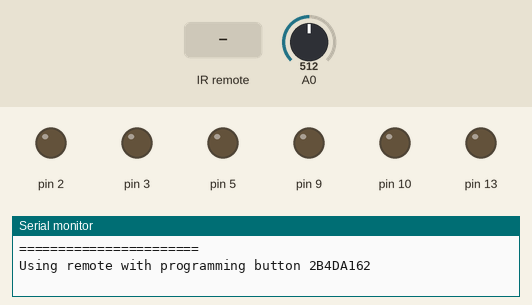
Recording of a sketch running on a simulated Arduino Uno, built with avr-gcc and run on an emulated ATmega328P. On the bench: output pins drawn as LEDs (lit = HIGH), the last lines printed to the serial monitor. The test bench sets the inputs (shaded band); at power-on: A0 = 512.

Above: at 1.8 s.
1.9 s: infrared code 0x207BEF0F received
At 2.1 s:
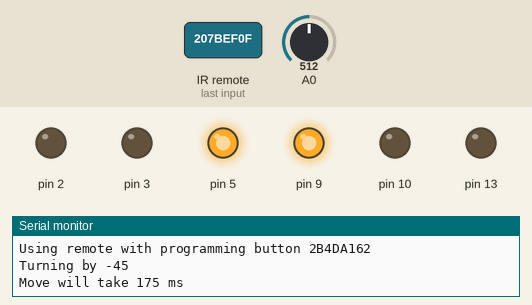
3.7 s: A0 set to 802
5.4 s: A0 set to 834
At 6.6 s:
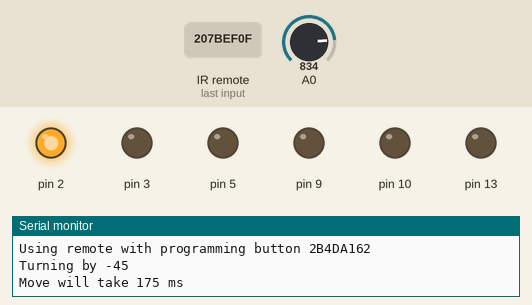
7.7 s: infrared code 0xE8455D8E received
At 9.4 s:
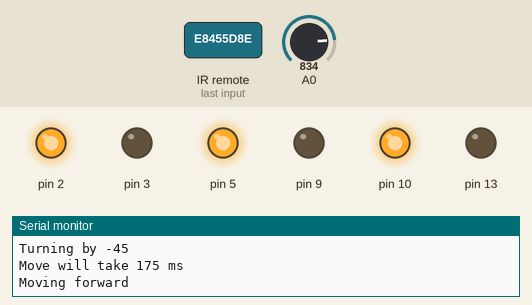
11.7 s: infrared code 0xC67C01B6 received
At 13.3 s:
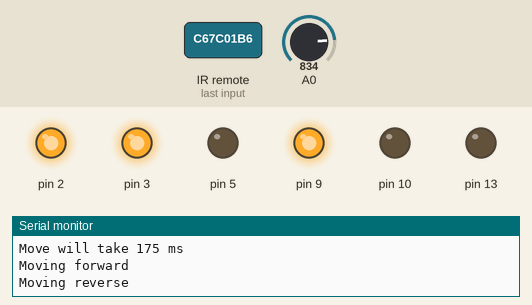
15.7 s: infrared code 0xCBB7E949 received
At 16.34 s:
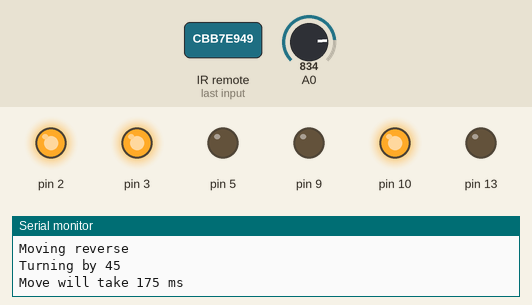
Timing chart, 0 to 18.7 s (numbered marks = the images above; inputs shaded):
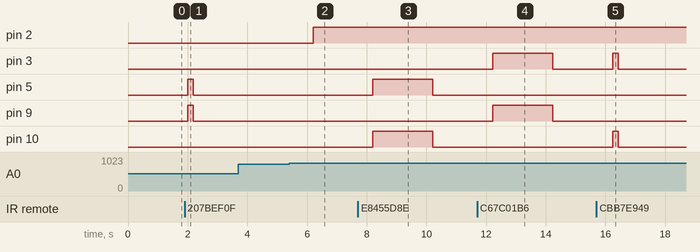

The sketch:

ir_robot_control.ino
```cpp
#include <IRremote.h>

#include <robot.h>
#include <map.h>
#include <env.h>
#include "robot_ir.h"

/****************************************
 *                                      *
 * Global variables                     *
 *                                      *
 ****************************************/

IRrecv irrecv(ROBOT_IR_PIN);
Robot robot = new Robot(false);
struct item<unsigned char, unsigned long>* codes = getCodes();

/****************************************
 *                                      *
 *  Arduino functions                   *
 *                                      *
 ****************************************/

void setup() {
  Serial.begin(9600);
  irrecv.enableIRIn();

  Serial.println("=======================");

  Serial.print("Using remote with programming button ");
  Serial.print(ROBOT_IR_REMOTE_FUNC, HEX);
  Serial.println();

  pinMode(ROBOT_IR_PIN, INPUT);
}

void loop() {
  unsigned short darkness = analogRead(A0);
  if (Env::isDark(darkness)) {
    robot.turnLightsOn();
  } else {
    robot.turnLightsOff();
  }

  decode_results results;
  if (irrecv.decode(&results)) {
    irrecv.resume();
    struct item<unsigned char, unsigned long>* item = findItemByValue(codes, results.value);
    if (item != NULL) {
      robot.execute(item->key);
    }
  }

  delay(ROBOT_DELAY_LOOP);
}
```

robot_ir.h
```cpp
/****************************************
 *                                      *
 * IR Remotes                           *
 *                                      *
 * Based on type different codes used   *
 *                                      *
 ****************************************/

#ifndef robot_ir_h
#define robot_ir_h

#include <robot.h>
#include <map.cpp>

// IR pin
#define ROBOT_IR_PIN 11

// Sony Bravia TV
// note: my Sony Bravia - may differ for other models
#define ROBOT_REMOTE_SONY 1
// circuits.io simulator
#define ROBOT_REMOTE_CIRCUITS_IO 2
// Philips Mini Tower
// note: my Philips Mini Tower - may differ for other models
#define ROBOT_REMOTE_PHILIPS 3

/****************************************
 *                                      *
 * Select the remote type               *
 *                                      *
 ****************************************/

#define ROBOT_REMOTE_SELECTED ROBOT_REMOTE_SONY

#if defined ROBOT_REMOTE_SELECTED && ROBOT_REMOTE_SELECTED == ROBOT_REMOTE_SONY

#define ROBOT_IR_REMOTE_1 0x207BEF0F
#define ROBOT_IR_REMOTE_2 0xE8455D8E
#define ROBOT_IR_REMOTE_3 0xCBB7E949
#define ROBOT_IR_REMOTE_4 0x2C1F3172
#define ROBOT_IR_REMOTE_6 0x8CE1E3FC
#define ROBOT_IR_REMOTE_7 0x315B1905
#define ROBOT_IR_REMOTE_8 0xC67C01B6
#define ROBOT_IR_REMOTE_9 0xB418D969
#define ROBOT_IR_REMOTE_FUNC 0x2B4DA162

#endif

#if defined ROBOT_REMOTE_SELECTED && ROBOT_REMOTE_SELECTED == ROBOT_REMOTE_PHILIPS

#define ROBOT_IR_REMOTE_1 0xC54DA1E5
#define ROBOT_IR_REMOTE_2 0xDD54FA64
#define ROBOT_IR_REMOTE_3 0x52394D26
#define ROBOT_IR_REMOTE_4 0x90A84C9A
#define ROBOT_IR_REMOTE_6 0xBBB5D0DB
#define ROBOT_IR_REMOTE_7 0x898E1742
#define ROBOT_IR_REMOTE_8 0xAFBC74A
#define ROBOT_IR_REMOTE_9 0xBAEBCA37
#define ROBOT_IR_REMOTE_FUNC 0xA26697EF

#endif

#if defined ROBOT_REMOTE_SELECTED && ROBOT_REMOTE_SELECTED == ROBOT_REMOTE_CIRCUITS_IO

#define ROBOT_IR_REMOTE_1 0xFD08F7
#define ROBOT_IR_REMOTE_2 0xFD8877
#define ROBOT_IR_REMOTE_3 0xFD48B7
#define ROBOT_IR_REMOTE_4 0xFD28D7
#define ROBOT_IR_REMOTE_6 0xFD6897
#define ROBOT_IR_REMOTE_7 0xFD18E7
#define ROBOT_IR_REMOTE_8 0xFD9867
#define ROBOT_IR_REMOTE_9 0xFD58A7
#define ROBOT_IR_REMOTE_FUNC 0XFD40BF

#endif

struct item<unsigned char, unsigned long>* getCodes() {
  struct item<unsigned char, unsigned long>* codes;
  codes = createItem((unsigned char)(ROBOT_N), (unsigned long)(ROBOT_IR_REMOTE_2));
  addItem(codes, (unsigned char)(ROBOT_NE), (unsigned long)(ROBOT_IR_REMOTE_3));
  addItem(codes, (unsigned char)(ROBOT_E), (unsigned long)(ROBOT_IR_REMOTE_6));
  addItem(codes, (unsigned char)(ROBOT_SE), (unsigned long)(ROBOT_IR_REMOTE_9));
  addItem(codes, (unsigned char)(ROBOT_S), (unsigned long)(ROBOT_IR_REMOTE_8));
  addItem(codes, (unsigned char)(ROBOT_SW), (unsigned long)(ROBOT_IR_REMOTE_7));
  addItem(codes, (unsigned char)(ROBOT_W), (unsigned long)(ROBOT_IR_REMOTE_4));
  addItem(codes, (unsigned char)(ROBOT_NW), (unsigned long)(ROBOT_IR_REMOTE_1));
  addItem(codes, (unsigned char)(ROBOT_PROGRAMMING), (unsigned long)(ROBOT_IR_REMOTE_FUNC));
  return codes;
}

#endif
```

Measured:
- the behaviour switches between 818 and 819 on A0 (found by bisection; images 1 and 2)
- after the input at 1.9 s, pin 5, pin 9: LOW → HIGH after 0.11 s, → LOW 0.18 s later
- after the input at 3.7 s, every drawn part: stays the same
- after the input at 5.4 s, pin 2: LOW → HIGH after 0.81 s
- after the input at 7.7 s, pin 5, pin 10: LOW → HIGH after 0.51 s, → LOW 2.0 s later
- after the input at 11.7 s, pin 3, pin 9: LOW → HIGH after 0.53 s, → LOW 2.0 s later
- after the input at 15.7 s, pin 3, pin 10: LOW → HIGH after 0.55 s, → LOW 0.18 s later
